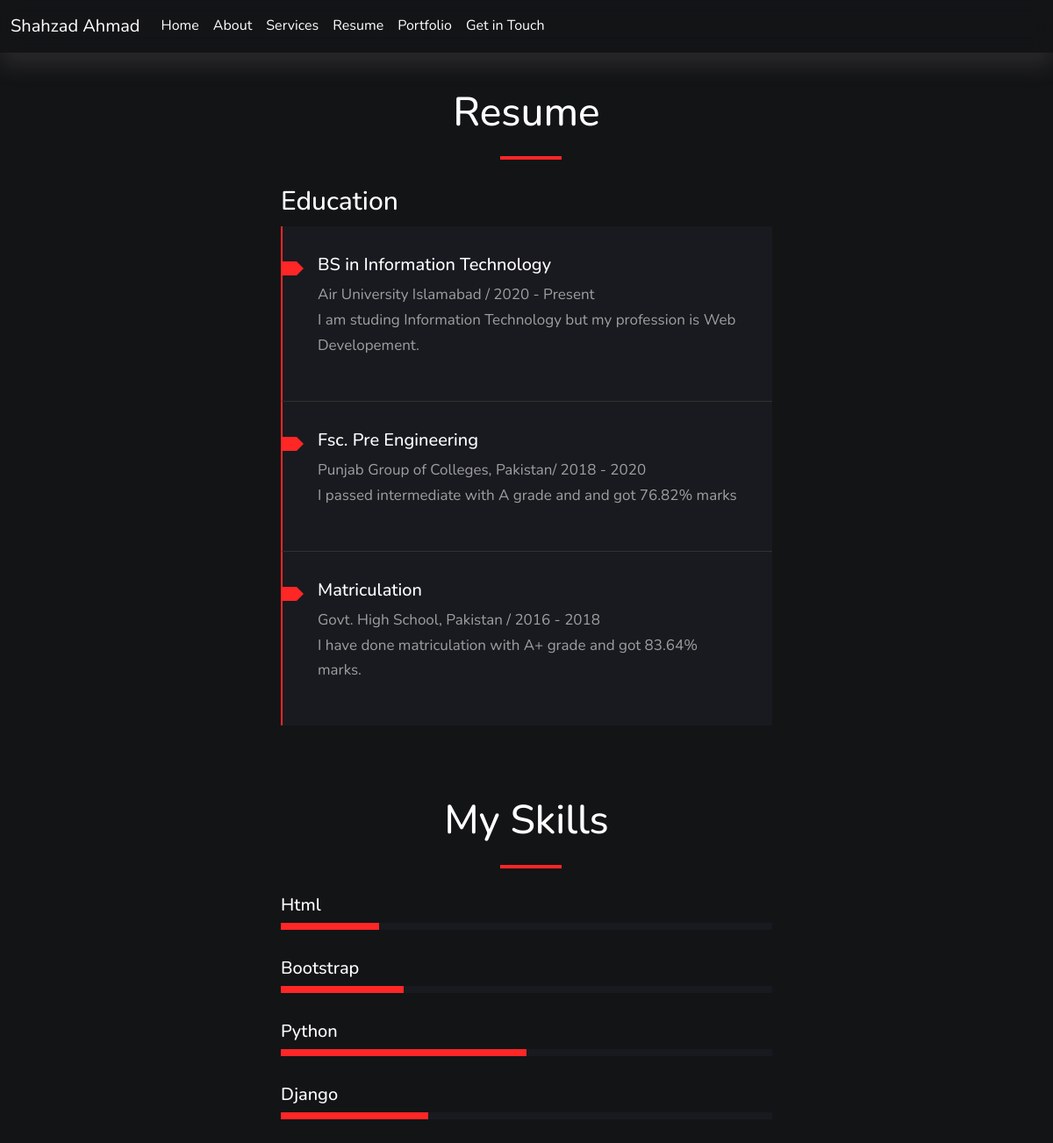
The page /resume on the database as committed earlier.
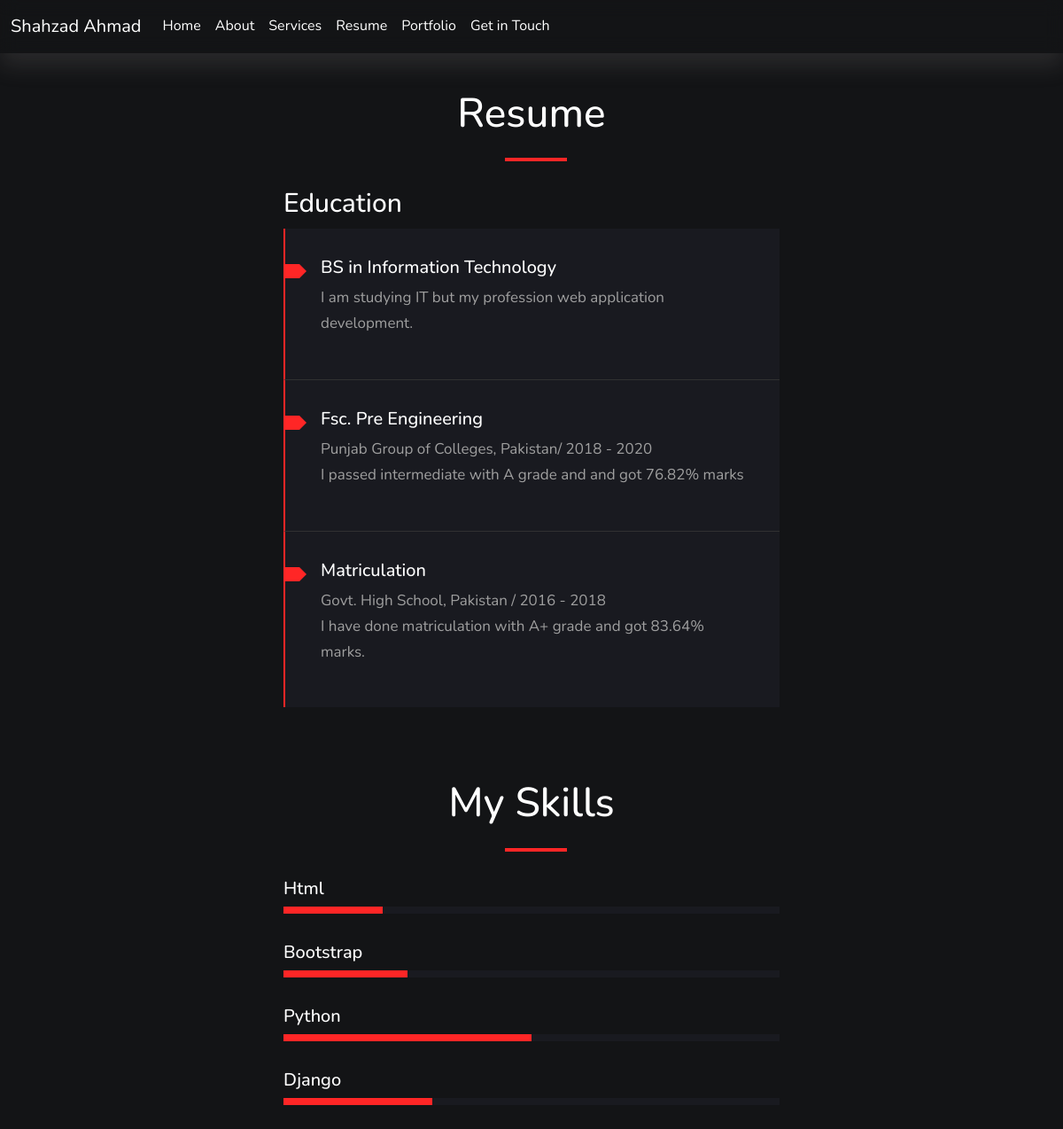
The same page on the database as committed later.
### portfolio/models.py (models this page shows)
class Resume(models.Model):
    title = models.CharField(max_length=255)
    higher_edu_title = models.CharField(max_length=255, blank=True)
    higher_edu_description = models.TextField(blank=True)
    university_year = models.CharField(max_length=2083, blank=True)
    inter_edu_title = models.CharField(max_length=255, blank=True)
    inter_edu_description = models.TextField(blank=True)
    college_year = models.CharField(max_length=2083, blank=True)
    metric_edu_title = models.CharField(max_length=255, blank=True)
    metric_edu_description = models.TextField(blank=True)
    school_year = models.CharField(max_length=2083, blank=True)

### portfolio/views.py (the view)
# urls.py: path('resume', views.resume, name='resume'),
def resume(request):
    resumes = Resume.objects.all()
    return render(request, 'resume.html', {'resumes': resumes})

### portfolio/templates/resume.html (shortened to what this page needs)
{% extends 'base.html' %}
{% block content %}
<!doctype html>
<html lang="en">
<head>
    <link href="https://cdn.jsdelivr.net/npm/bootstrap@5.2.0/dist/css/bootstrap.min.css" rel="stylesheet"
>
    <link rel="stylesheet" href="https://cdnjs.cloudflare.com/ajax/libs/OwlCarousel2/2.3.4/assets/owl.carousel.min.css"
 />
    <link rel="stylesheet"
        href="https://cdnjs.cloudflare.com/ajax/libs/OwlCarousel2/2.3.4/assets/owl.theme.default.min.css"
 />
    <link rel="stylesheet" href="https://unpkg.com/aos@next/dist/aos.css" />
</head>
<body>
    {% for resume in resumes %}
    <section id="resume">
        <div class="heading-wrapper">
            <div class="heading">
                <h2>Resume</h2>
            </div>
            <div class="animate-bar"></div>
        </div>
        <div class="container">
            <div class="education" data-aos="fade-right" data-aos-duration="1200">
                <div class="title">
                    <h4>Education</h4>
                </div>
                <div class="resume-item">
                    <div class="item-arrow"></div>
                    <h5>{{ resume.higher_edu_title }}</h5>
                    <span>{{ resume.university_year }}</span>
                    <p>{{ resume.higher_edu_description }}</p>
                </div>
                <div class="resume-item">
                    <div class="item-arrow"></div>
                    <h5>{{ resume.inter_edu_title }}</h5>
                    <span>{{ resume.college_year }}</span>
                    <p>{{ resume.inter_edu_description }}</p>
                </div>
                <div class="resume-item">
                    <div class="item-arrow"></div>
                    <h5>{{ resume.metric_edu_title }}</h5>
                    <span>{{ resume.school_year }}</span>
                    <p>{{ resume.metric_edu_description }}</p>
                </div>
            </div>
        </div>
        <section id="skills">
            <div class="heading-wrapper">
                <div class="heading">
                    <h2>My Skills</h2>
                </div>
                <div class="animate-bar"></div>
            </div>
            <div class="container">
                <div class="progress-item" data-aos="fade-up" data-aos-duration="1200">
                    <div class="text">
                        <h5>Html</h5>
                    </div>
                    <div class="progress-bar">
                        <div class="progress-line html"></div>
                    </div>
                </div>
                <div class="progress-item" data-aos="fade-up" data-aos-duration="1200">
                    <div class="text">
                        <h5>Bootstrap</h5>
                    </div>
                    <div class="progress-bar">
                        <div class="progress-line js"></div>
                    </div>
                </div>
                <div class="progress-item" data-aos="fade-up" data-aos-duration="1200">
                    <div class="text">
                        <h5>Python</h5>
                    </div>
                    <div class="progress-bar">
                        <div class="progress-line python"></div>
                    </div>
                </div>
                <div class="progress-item" data-aos="fade-up" data-aos-duration="1200">
                    <div class="text">
                        <h5>Django</h5>
                    </div>
                    <div class="progress-bar">
                        <div class="progress-line django"></div>
                    </div>
                </div>
            </div>
        </section>
    </section>
    {% endfor %}
</body>
</html>
{% endblock %}

### templates/base.html (shortened to what this page needs)
<!doctype html>
<html lang="en">
<head>
    <link href="https://cdn.jsdelivr.net/npm/bootstrap@5.2.0/dist/css/bootstrap.min.css" rel="stylesheet"
>
</head>
<body>
    <nav class="navbar navbar-expand-lg fixed-top"
        style="box-shadow: 0 15px 25px rgba(129, 124, 124, 0.2); backdrop-filter: blur(10px); background-color: transparent">
        <div class="container-fluid">
            <a class="navbar-brand" style="color: white;">Shahzad Ahmad</a>
            <div class="collapse navbar-collapse" id="navbarSupportedContent">
                <ul class="navbar-nav me-auto mb-2 mb-lg-0">
                    <li class="nav-item">
                        <a class="nav-link active" aria-current="page" href="/" style="color: white;">Home</a>
                    </li>
                    <li class="nav-item">
                        <a class="nav-link active" aria-current="page" href="/about" style="color: white;">About</a>
                    </li>
                    <li class="nav-item">
                        <a class="nav-link active" aria-current="page" href="/service"
                            style="color: white;">Services</a>
                    </li>
                    <li class="nav-item">
                        <a class="nav-link active" aria-current="page" href="/resume" style="color: white;">Resume</a>
                    </li>
                    <li class="nav-item">
                        <a class="nav-link active" aria-current="page" href="/portfolio"
                            style="color: white;">Portfolio</a>
                    </li>
                    <li class="nav-item">
                        <a class="nav-link active" aria-current="page" href="/contact" style="color: white;">Get in
                            Touch</a>
                    </li>
                </ul>
            </div>
        </div>
    </nav>
    {% block content %}
    {% endblock %}
</body>
</html>

### portfolio/templates/resume.html (style rules this page uses)
* { margin: 0; padding: 0; box-sizing: border-box; color: white; font-family: 'Nunito', sans-serif; }
body { line-height: 1.7; background-color: black; min-height: 100vh; }
html { scroll-behavior: smooth; }
:root { --font-large-color: white; --font-small-color: #9f9f9f; --main-color: #FF2626; --bg-color-1: #131416; --bg-color-2: #191a20; }
h2 { font-size: 46px; color: var(--font-large-color); }
h4 { font-size: 30px; }
h5 { font-size: 20px; }
p, span { font-size: 17px; color: var(--font-small-color); }
.container { padding: 30px; width: 100%; display: flex; flex-wrap: wrap; justify-content: center; align-items: center; }
.heading-wrapper { display: flex; flex-direction: column; justify-content: center; align-items: center; padding-top: 100px; }
.animate-bar { width: 5rem; height: 4px; background-color: var(--main-color); margin-top: 15px; position: relative; }
.animate-bar::before { content: ""; position: absolute; top: 0; left: 0; width: 5px; height: 100%; border-left: 5px solid white; border-right: 5px solid white; animation: animate 3s linear infinite; }
#resume { background-color: var(--bg-color-1); }
#resume .container { gap: 2rem; }
#resume .animate-bar::before { border-color: var(--bg-color-1); }
#resume .title { margin-bottom: 10px; }
.resume-item { width: 35rem; padding: 32px 40px; background-color: #191a20; border-left: 2px solid var(--main-color); position: relative; border-bottom: 1px solid #313131; }
.resume-item:last-child { border-bottom: none; }
.resume-item .item-arrow { position: absolute; height: 16px; width: 16px; left: 0; top: 2.5rem; background-color: var(--main-color); }
.resume-item .item-arrow::after { content: ""; position: absolute; border: 8px solid transparent; left: 16px; border-left-color: var(--main-color); }
#skills { padding-bottom: 100px; }
#skills .heading-wrapper { padding-top: 50px; }
.progress-item .progress-bar { width: 35rem; height: 8px; background-color: var(--bg-color-2); }
.progress-item .progress-bar .progress-line { height: 100%; background-color: var(--main-color); position: relative; }
.progress-item .progress-bar .progress-line::after { content: "90%"; position: absolute; color: white; font-size: 17px; top: -30px; right: -15px; }
.progress-bar .progress-line.html { width: 20%; }
.progress-bar .progress-line.js { width: 25%; }
.progress-bar .progress-line.python { width: 50%; }
.progress-bar .progress-line.django { width: 30%; }
.progress-bar .progress-line.html::after { content: "20%"; }
.progress-bar .progress-line.js::after { content: "25%"; }
.progress-bar .progress-line.python::after { content: "50%"; }
.progress-bar .progress-line.django::after { content: "30%"; }

Rows that differ between the two databases and show on the page:
changed Resume "BS in Information Technology": higher_edu_description "I am studing Information Technology but my profession is Web Developement." → "I am studying IT but my profession web application development."; university_year "Air University Islamabad / 2020 - Present" → (not shown)
